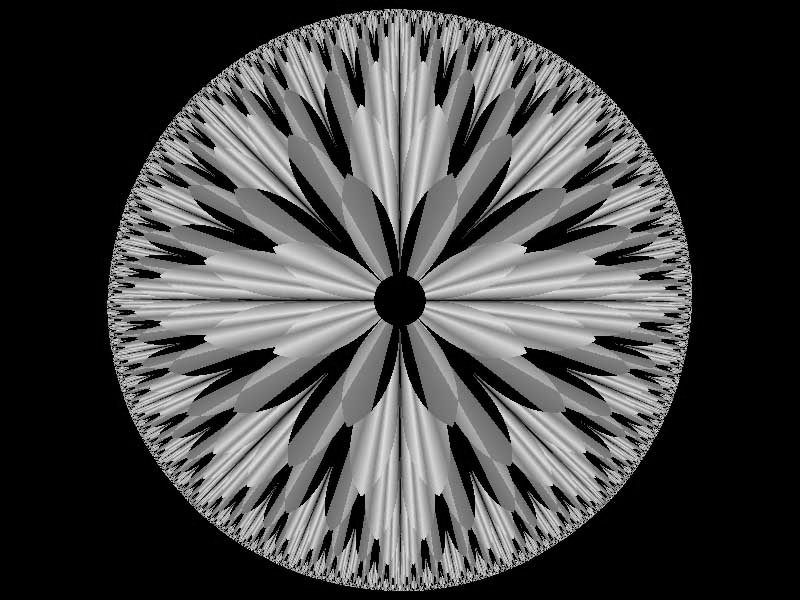
%> input picture fractal_iris.tif, 800 x 600 px
$ octave lab2another2.m   (GNU Octave 9; MATLAB toolbox functions it lacks are replaced by stand-ins)
%> lines starting %> are read from the running program, lines starting %| are printed output that depends on the picture; in (x1, y1, x2, y2) boxes, pixels count from 0 and x2, y2 are one past the last pixel; in counts of white or black regions, pixels touching at a corner belong together; the program's own positions count from 1
clear all;
clc;

im = imread('fractal_iris.tif');
%> im is the input picture: size 600x800 uint8; min 0, max 246, mean 67.7
im = double(im);
%> im: size 600x800 double


output1 = mod(im, 2);
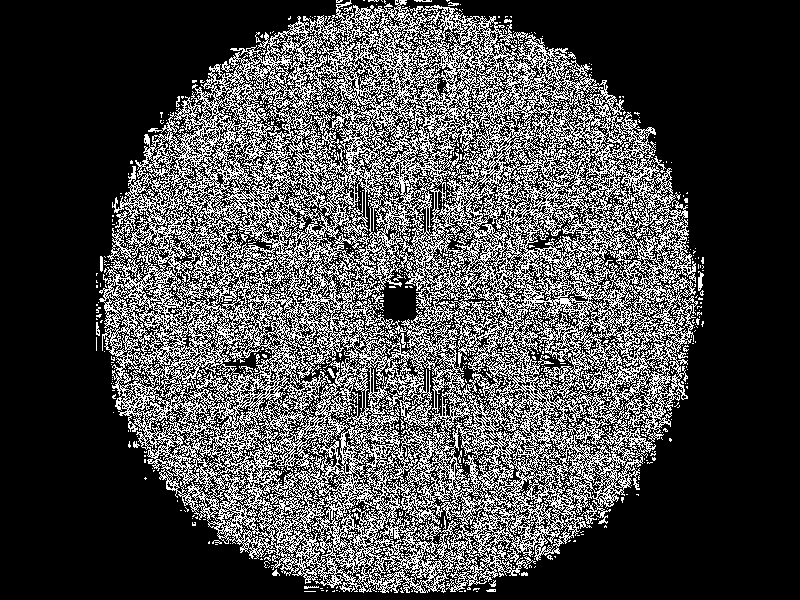
%> output1: size 600x800 double; values 0 (black) and 1 (white), 28.5% white in thin lines or dots, all inside (x1, y1, x2, y2) = (96, 0, 704, 593)
output2 = mod(floor(im/2), 2);
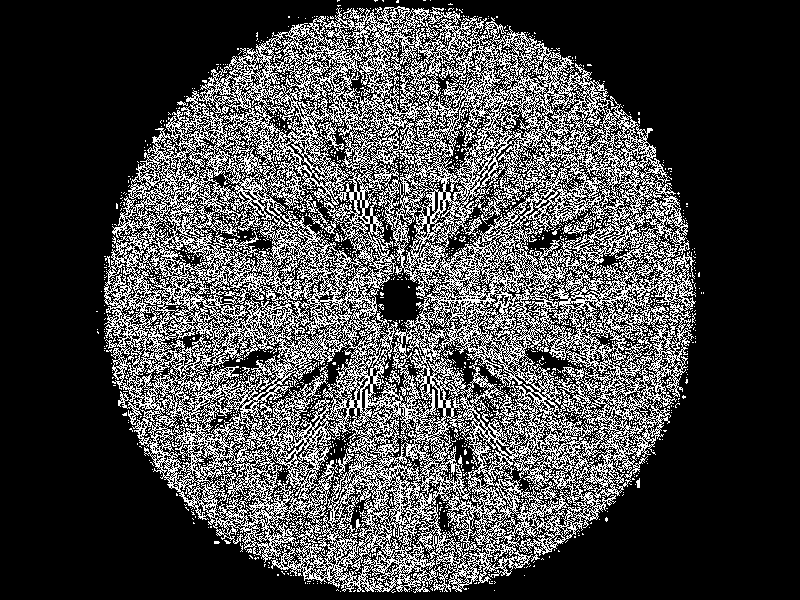
%> output2: size 600x800 double; values 0 (black) and 1 (white), 27.3% white in thin lines or dots, all inside (x1, y1, x2, y2) = (96, 0, 704, 593)
output3 = mod(floor(im/4), 2);
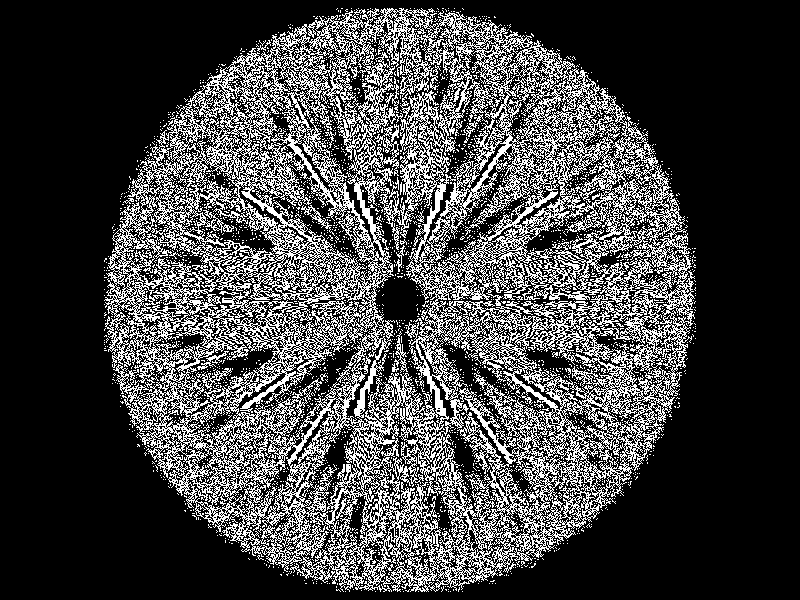
%> output3: size 600x800 double; values 0 (black) and 1 (white), 26.1% white in thin lines or dots, all inside (x1, y1, x2, y2) = (104, 8, 696, 592)
output4 = mod(floor(im/8), 2);
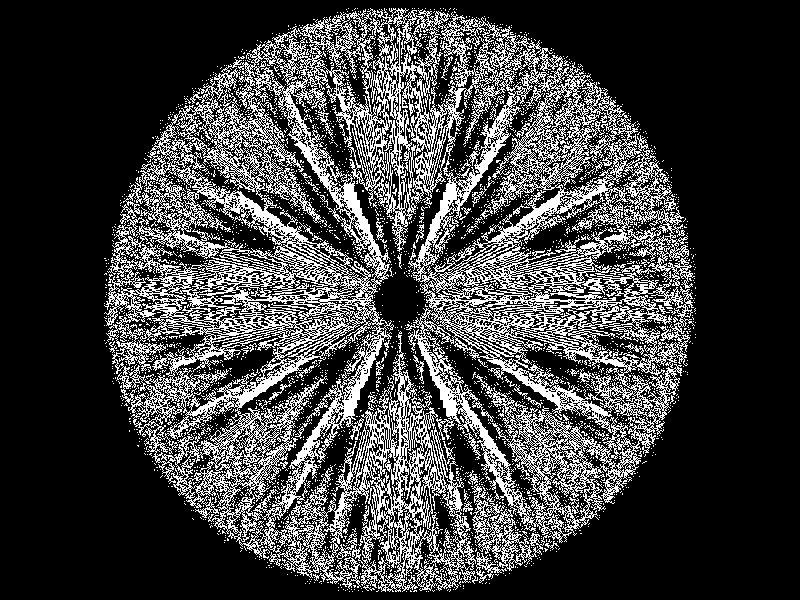
%> output4: size 600x800 double; values 0 (black) and 1 (white), 24.7% white in thin lines or dots, all inside (x1, y1, x2, y2) = (104, 8, 696, 592)
output5 = mod(floor(im/16), 2);
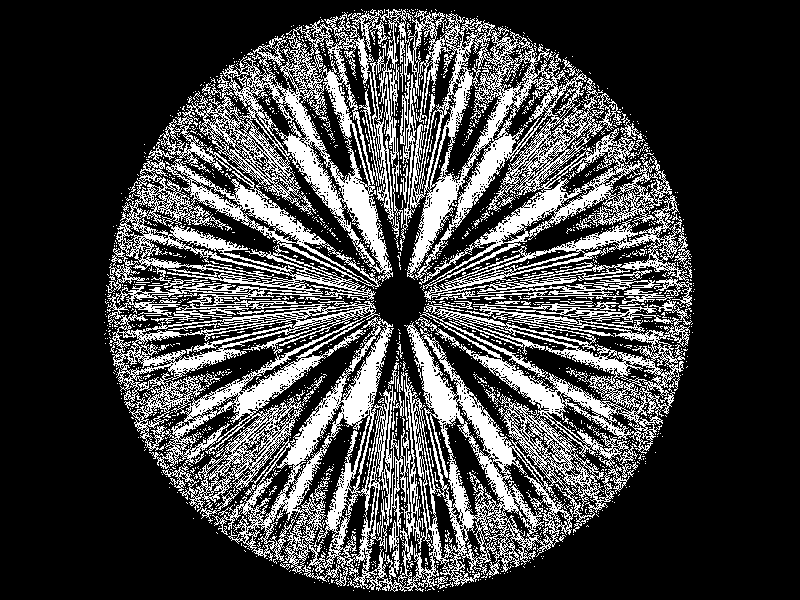
%> output5: size 600x800 double; values 0 (black) and 1 (white), 25.4% white; 2008 white regions (1942 under 20 px), largest, box (x1, y1, x2, y2) and area: (106, 9, 692, 592) 112786, (622, 289, 692, 325) 489, (247, 36, 287, 67) 332
output6 = mod(floor(im/32), 2);
%> output6: size 600x800 double; values 0 (black) and 1 (white), 23.5% white; 2223 white regions (2071 under 20 px), largest, box (x1, y1, x2, y2) and area: (107, 226, 393, 583) 24871, (407, 307, 670, 580) 16576, (407, 19, 593, 284) 10028
output7 = mod(floor(im/64), 2);
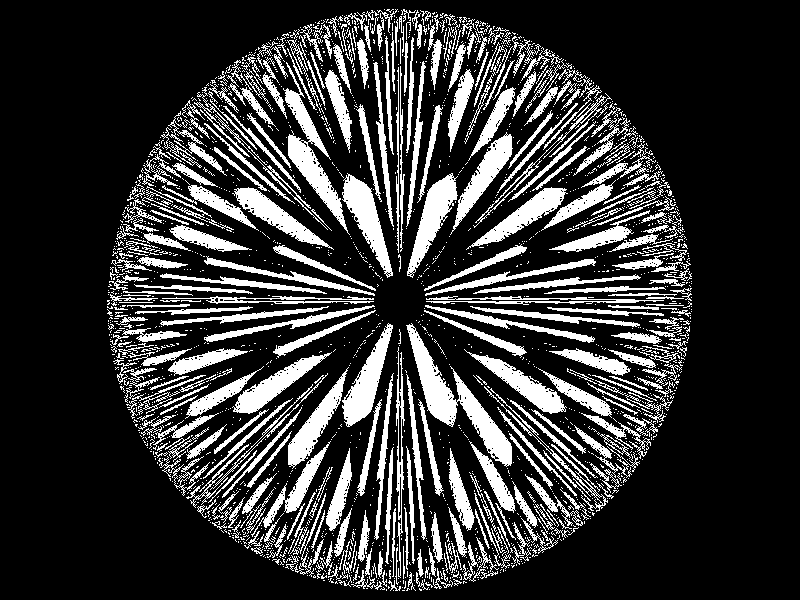
%> output7: size 600x800 double; values 0 (black) and 1 (white), 20.5% white; 2116 white regions (1765 under 20 px), largest, box (x1, y1, x2, y2) and area: (406, 323, 512, 467) 3561, (283, 62, 350, 235) 2529, (342, 323, 393, 427) 1919
output8 = mod(floor(im/128), 2);
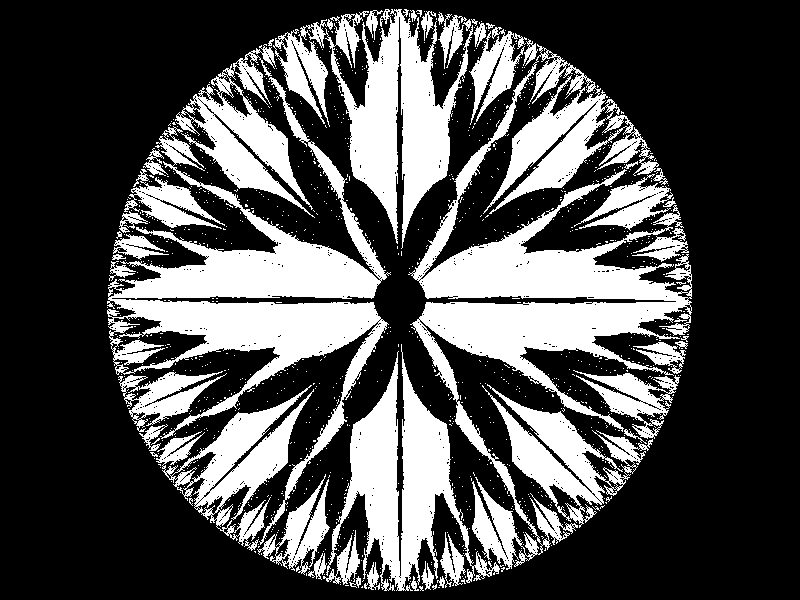
%> output8: size 600x800 double; values 0 (black) and 1 (white), 30.6% white; 1104 white regions (1056 under 20 px), largest, box (x1, y1, x2, y2) and area: (408, 44, 692, 570) 40093, (107, 77, 391, 545) 29498, (273, 9, 473, 249) 17178


im = uint8(im);
subplot(1, 9, 1);
imshow(im);
title('Original');

subplot(1, 9, 2);
imshow(output1);
title('Bit-Plane 1');

subplot(1, 9, 3);
imshow(output2);
title('Bit-Plane 2');

subplot(1, 9, 4);
imshow(output3);
title('Bit-Plane 3');

subplot(1, 9, 5);
imshow(output4);
title('Bit-Plane 4');

subplot(1, 9, 6);
imshow(output5);
title('Bit-Plane 5');

subplot(1, 9, 7);
imshow(output6);
title('Bit-Plane 6');

subplot(1, 9, 8);
imshow(output7);
title('Bit-Plane 7');

subplot(1, 9, 9);
imshow(output8);
title('Bit-Plane 8')

$ run again, with board.tif copied over fractal_iris.tif
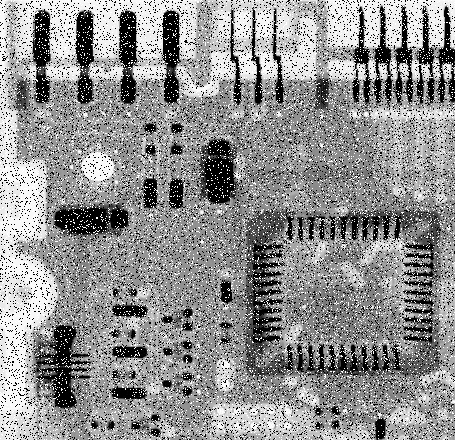
%> input picture board.tif, 455 x 440 px
%> im is the input picture: size 440x455 uint8; min 0, max 255, mean 144.1
%> im: size 440x455 double
%> `output1 = mod(im, 2);`:
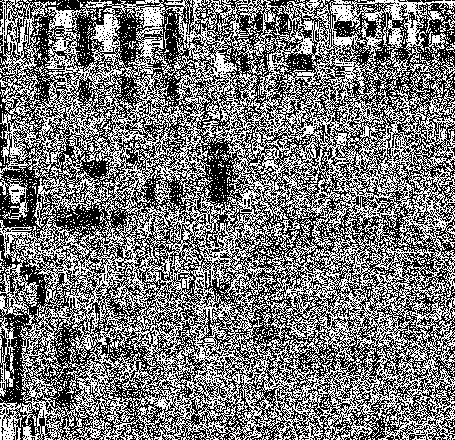
%> output1: size 440x455 double; values 0 (black) and 1 (white), 47.1% white in thin lines or dots
%> output2: size 440x455 double; values 0 (black) and 1 (white), 46.2% white in thin lines or dots
%> output3: size 440x455 double; values 0 (black) and 1 (white), 45.3% white in thin lines or dots
%> output4: size 440x455 double; values 0 (black) and 1 (white), 46.7% white in thin lines or dots
%> output5: size 440x455 double; values 0 (black) and 1 (white), 46.4% white in thin lines or dots
%> output6: size 440x455 double; values 0 (black) and 1 (white), 42% white; 5389 white regions (5231 under 20 px), largest, box (x1, y1, x2, y2) and area: (0, 0, 278, 440) 28128, (245, 0, 455, 203) 14170, (59, 283, 239, 440) 7355
%> output7: size 440x455 double; values 0 (black) and 1 (white), 36.6% white; 7365 white regions (7208 under 20 px), largest, box (x1, y1, x2, y2) and area: (0, 0, 205, 440) 20780, (174, 0, 330, 98) 7230, (319, 0, 455, 55) 4638
%> `output8 = mod(floor(im/128), 2);`:
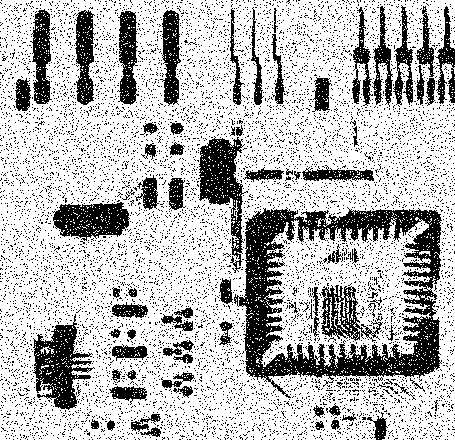
%> output8: size 440x455 double; values 0 (black) and 1 (white), 72.5% white; 9205 black regions (9129 under 20 px), largest, box (x1, y1, x2, y2) and area: (234, 207, 442, 398) 13583, (33, 314, 95, 410) 2664, (198, 136, 248, 273) 2624
